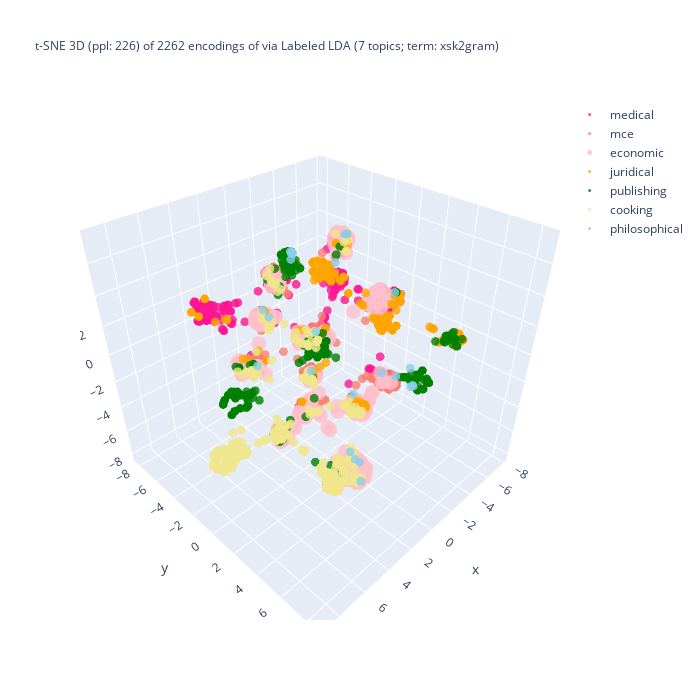

The notebook cell saved with this chart:
### Code cell
%%capture --no-display

## Plotlyを使って tSNE の結果の可視化 (3D)
import plotly.graph_objects as go
import numpy as np
#
domain_ids = set(plot_df['domain_id'])
reverse_domain_list = False
if reverse_domain_list:
    domain_ids = sorted(domain_list, reverse = True)

## layered/traced drawing
fig = go.Figure()
for domain_id in domain_ids:
    # set marker size of the target domain
    if domain_id == [ i for k, v in domain_encoding.items() if k == target_domain ][0]:
        size_val = 5
    else:
        size_val = 3
    ##
    part = plot_df[plot_df['domain_id'] == domain_id]
    color = colormap[domain_id]
    print(f"color: {color}")
    fig.add_trace(
        go.Scatter3d(
            x = part['D1'], y = part['D2'], z = part['D3'],
            name = domain_back_encoding[domain_id],
            mode = 'markers',
            marker = dict(size = size_val, opacity = 0.8),
            #marker_colorscale = list(colormap.values()),
            marker_color = color,
            showlegend = True
        )
    )

## 3D 散布図にラベルを追加する処理は未実装
df_size = len(df)
if use_UMAP:
    title_header = f"UMAP 3D (metric: {umap_metric}; {umap_n_neighbors} neighbors; min dist: {umap_min_dist}) of {df_size} encodings via\n"
else:
    title_header = f"t-SNE 3D (ppl: {doc_perplexity_val}) of {df_size} encodings of via\n"

##
if use_FastText:
    if use_LDA:
        title_body = f"{lda_sig} ({n_topics} topics; term:0 {lda_term_type}) x FastText ({ft_n_dims} dims; term: {ft_term_type}; window: {ft_window_size})"
    else:
        title_body = f"FastText ({ft_n_dims} dims; term: {ft_term_type}; window: {ft_window_size})"
else:
    title_body = f"{lda_sig} ({n_topics} topics; term: {lda_term_type})"
#
title_val = title_header + title_body
fig.update_layout(title = dict(text = title_val, font_size = 12), autosize = False, width = 700, height = 700)
fig.show()

### Figure 1 — Plotly figure (JSON) as saved in the notebook; plotly's stock layout.template omitted (floating-point values rounded to 4 significant figures; data arrays with more than 128 entries replaced by an {"elided": "..."} marker saying what was removed)
{"data": [{"marker": {"color": "deeppink", "opacity": 0.8, "size": 3}, "mode": "markers", "name": "medical", "showlegend": true, "type": "scatter3d", "x": {"elided": "400 float values"}, "y": {"elided": "400 float values"}, "z": {"elided": "400 float values"}}, {"marker": {"color": "salmon", "opacity": 0.8, "size": 3}, "mode": "markers", "name": "mce", "showlegend": true, "type": "scatter3d", "x": {"elided": "400 float values"}, "y": {"elided": "400 float values"}, "z": {"elided": "400 float values"}}, {"marker": {"color": "pink", "opacity": 0.8, "size": 5}, "mode": "markers", "name": "economic", "showlegend": true, "type": "scatter3d", "x": {"elided": "235 float values"}, "y": {"elided": "235 float values"}, "z": {"elided": "235 float values"}}, {"marker": {"color": "orange", "opacity": 0.8, "size": 3}, "mode": "markers", "name": "juridical", "showlegend": true, "type": "scatter3d", "x": {"elided": "400 float values"}, "y": {"elided": "400 float values"}, "z": {"elided": "400 float values"}}, {"marker": {"color": "green", "opacity": 0.8, "size": 3}, "mode": "markers", "name": "publishing", "showlegend": true, "type": "scatter3d", "x": {"elided": "400 float values"}, "y": {"elided": "400 float values"}, "z": {"elided": "400 float values"}}, {"marker": {"color": "khaki", "opacity": 0.8, "size": 3}, "mode": "markers", "name": "cooking", "showlegend": true, "type": "scatter3d", "x": {"elided": "400 float values"}, "y": {"elided": "400 float values"}, "z": {"elided": "400 float values"}}, {"marker": {"color": "skyblue", "opacity": 0.8, "size": 3}, "mode": "markers", "name": "philosophical", "showlegend": true, "type": "scatter3d", "x": [3.85, -2.874, 1.228, 2.664, 1.607, 2.701, -0.9672, 3.294, -0.7902, -0.5244, -2.879, 1.549, 3.568, 1.581, 1.889, 2.701, 2.57, -1.746, -1.302, 2.741, 2.64, 3.321, -1.584, 1.997, -5.305, 2.808, 2.701], "y": [6.489, -1.285, 7.102, 0.2686, 7.506, 0.2348, -6.314, 5.168, -6.668, -1.34, -1.125, 7.558, 5.78, 7.646, 6.753, 0.2348, 0.004061, -3.061, 1.209, -3.159, 0.05524, 5.903, -0.786, 5.955, 0.8142, 0.3081, 0.2356], "z": [-3.502, 6.195, 2.972, 7.341, 2.238, 7.42, -0.7955, -2.608, -0.3095, 0.5037, 6.225, 2.319, -2.555, 2.34, 2.639, 7.42, 6.901, -4.005, -3.385, -1.358, 7.397, -2.853, 4.995, 2.485, 2.194, 7.428, 7.419]}], "layout": {"autosize": false, "height": 700, "title": {"font": {"size": 12}, "text": "t-SNE 3D (ppl: 226) of 2262 encodings of via\nLabeled LDA (7 topics; term: xsk2gram)"}, "width": 700}}
